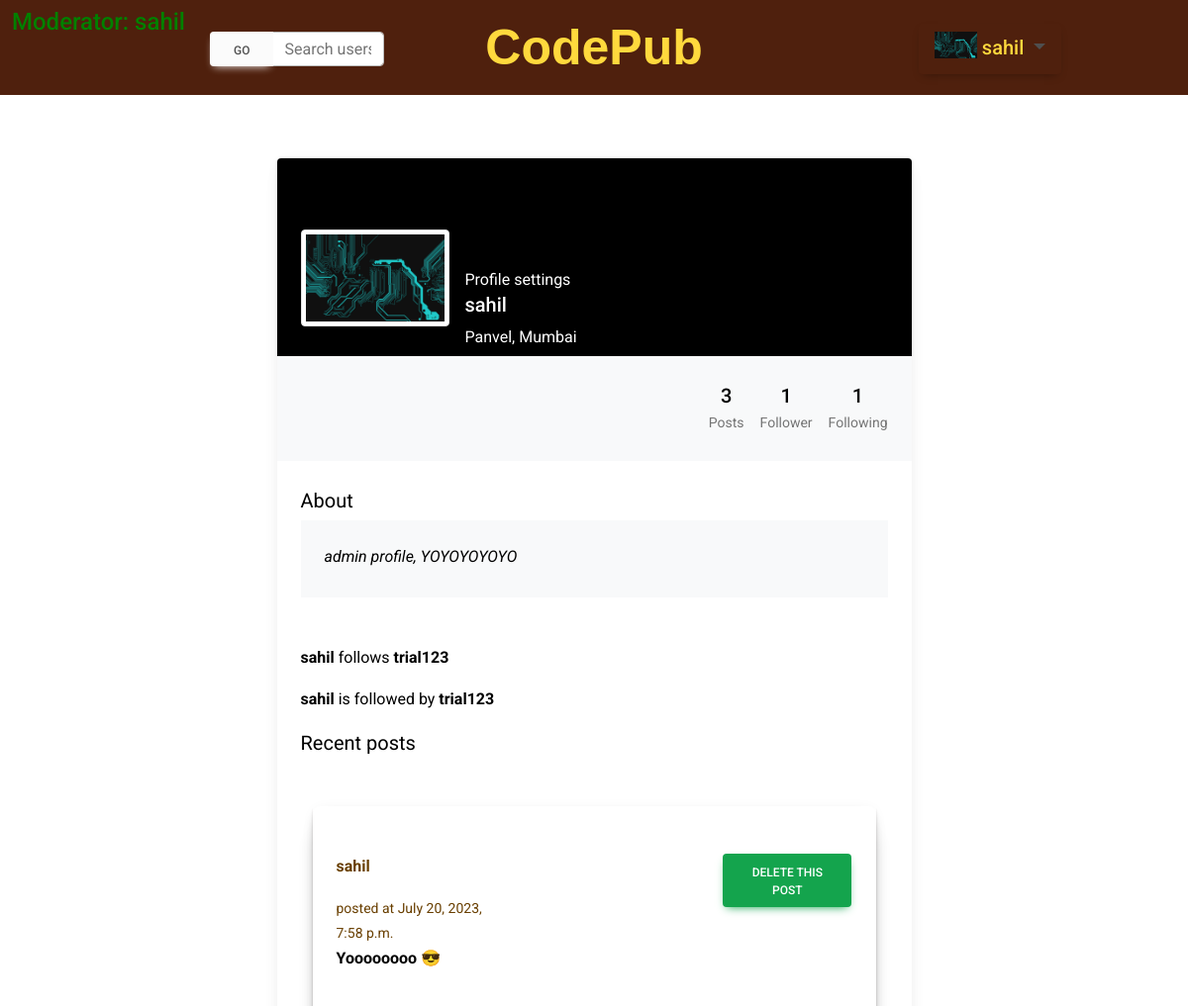
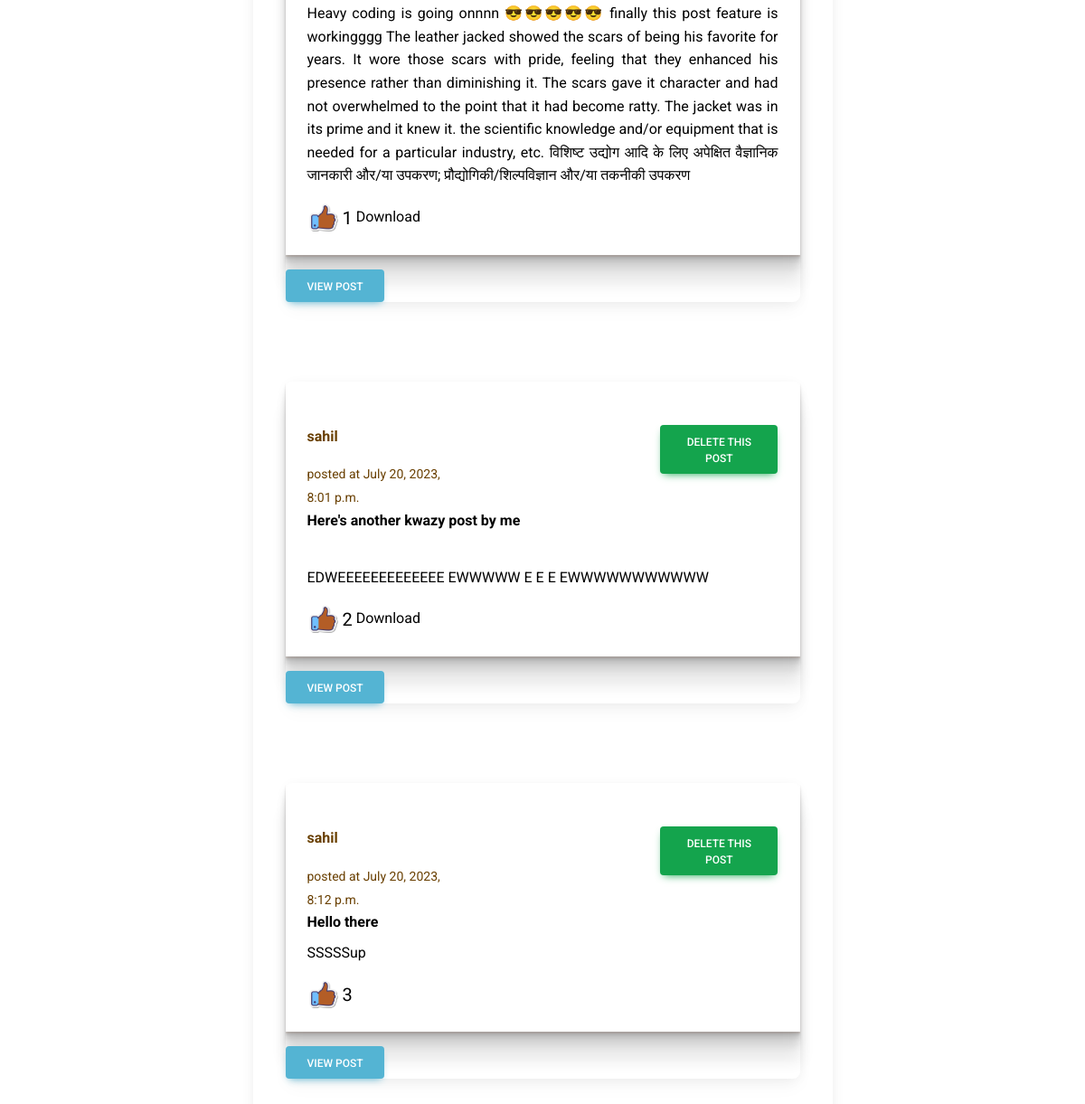
The page /view-profile/sahil (signed in) on the database as committed earlier (2 pictures, top to bottom).
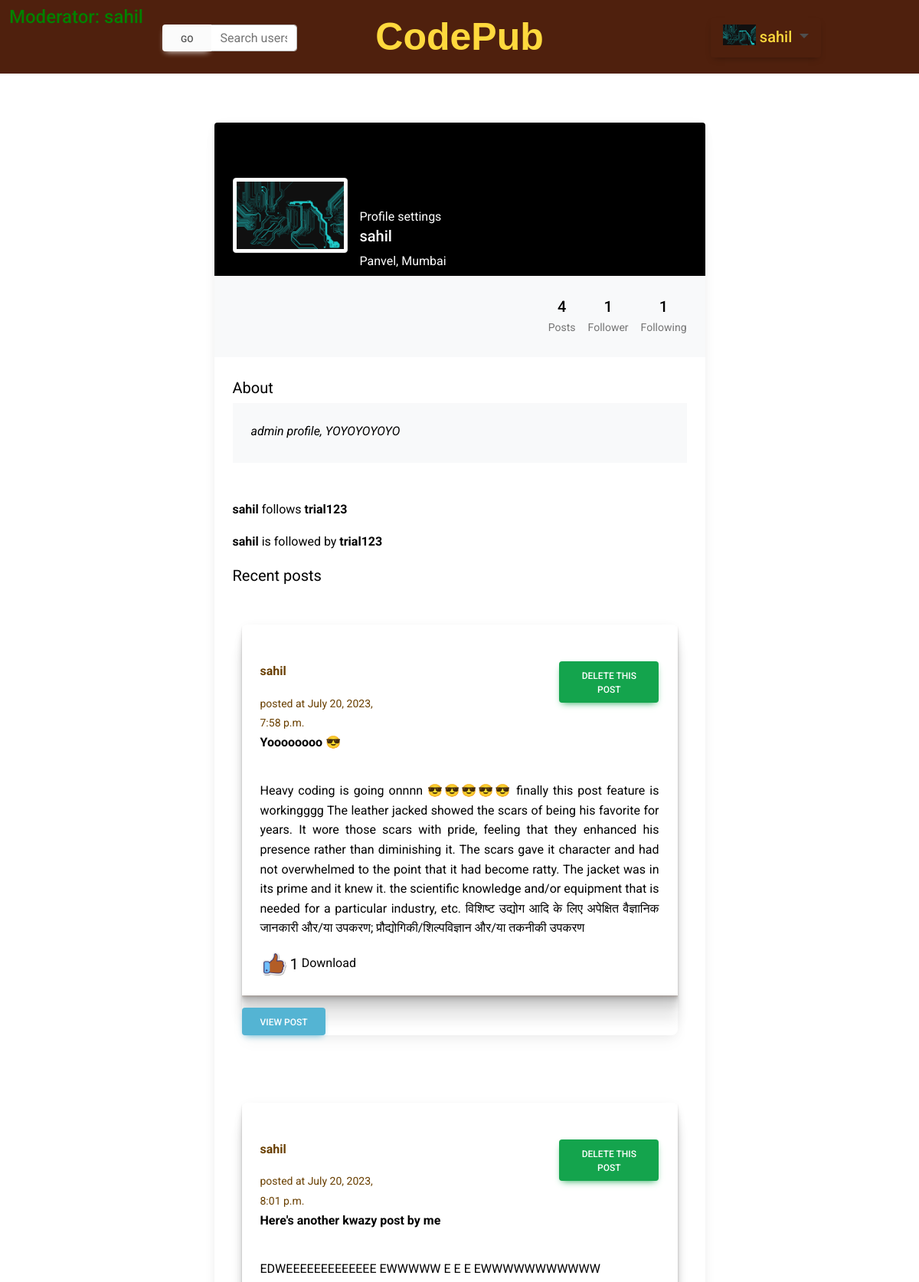
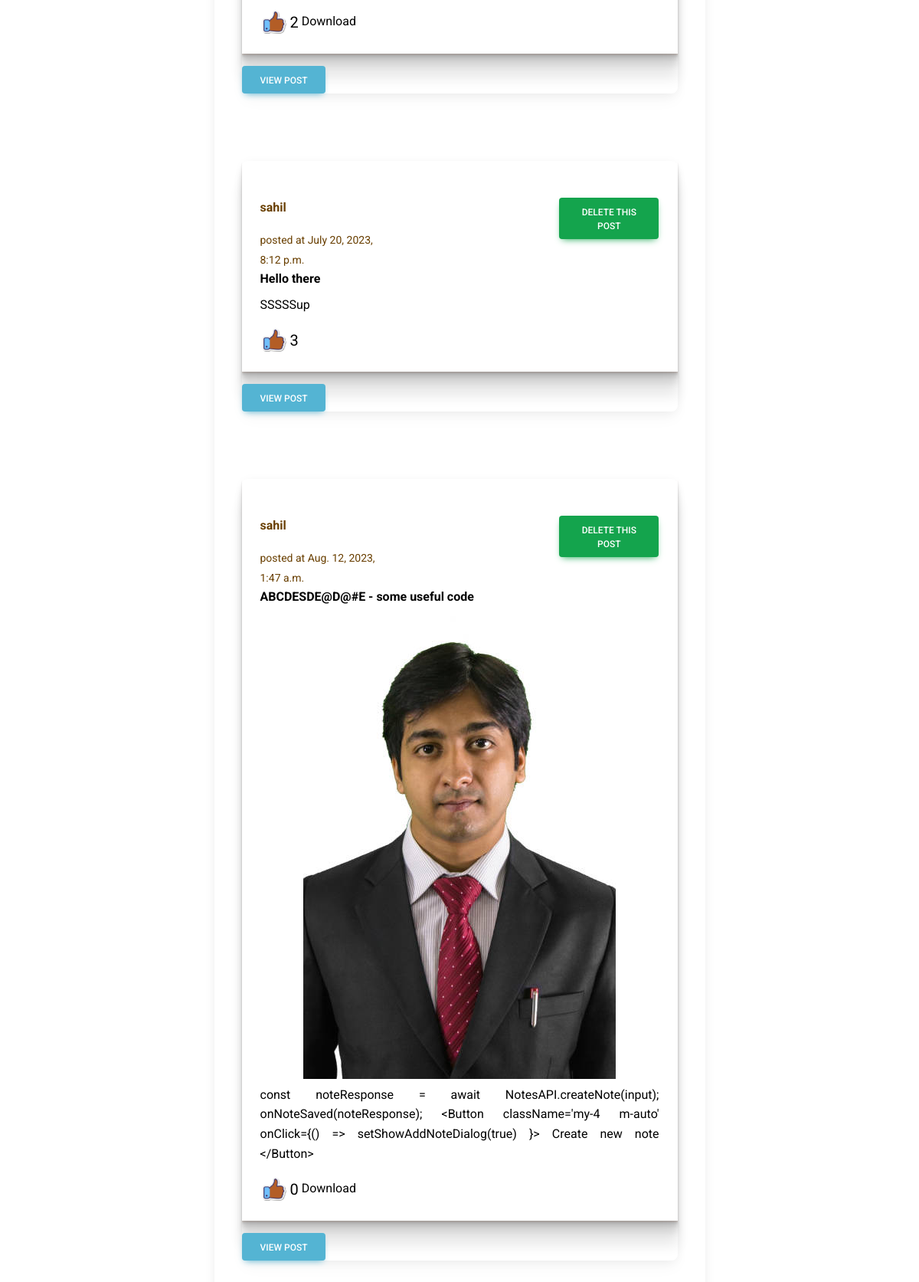
The same page on the database as committed later (2 pictures, top to bottom).
### home/models.py (models this page shows, shortened)
class Profile(models.Model):
    user = models.ForeignKey(User,on_delete=models.CASCADE)
    citizenID = models.IntegerField()
    email = models.EmailField(max_length=100)
    bio = models.TextField(max_length=1000, blank=True)
    profileimg = models.ImageField(upload_to='profile_images',default='Default-avatar.jpg')
    location = models.CharField(max_length=100,blank=True)
    moderator = models.IntegerField(default=0)
    @property
    def is_moderator(self):
        return self.moderator == 1

### codepub/models.py (models this page shows, shortened)
class FollowAccount(models.Model):
    follower = models.CharField(max_length=100)
    user = models.CharField(max_length=100)

class Post(models.Model):
    id = models.UUIDField(primary_key=True, default=uuid.uuid4)
    title = models.CharField(max_length=200)
    user =  models.CharField(max_length=100)
    image = models.ImageField(upload_to='post_images')
    caption = models.TextField(max_length=15000)
    created_at = models.DateTimeField(default=datetime.now)
    likes = models.IntegerField(default=0)
    class Meta:
        ordering = ['created_at']

### codepub/views.py (the view)
# urls.py: path('view-profile/<str:pk>',views.view_profile,name='view-profile'),
@login_required(login_url='login')
def view_profile(request,pk):
    viewed_user_object = User.objects.get(username=pk)
    viewed_user_profile = Profile.objects.get(user=viewed_user_object)
    viewed_user_posts = Post.objects.filter(user=pk)
    viewed_user_posts_length = len(viewed_user_posts)
    follower = request.user.username
    user = pk
    if FollowAccount.objects.filter(follower=follower, user = user).first():
        follow_text = "Unfollow"
    else:
        follow_text = "Follow"
    viewed_user_followers = FollowAccount.objects.filter(user=pk).all()
    no_of_followers = len(viewed_user_followers)
    viewed_users_following = FollowAccount.objects.filter(follower=pk).all()
    no_of_persons_followed = len(viewed_users_following)
    context = {
        'viewed_user_object':viewed_user_object,
        'viewed_user_profile':viewed_user_profile,
        'viewed_user_posts':viewed_user_posts,
        'viewed_user_posts_length':viewed_user_posts_length,
        'follow_text':follow_text,
        'viewed_user_followers':viewed_user_followers,
        'no_of_followers':no_of_followers,
        'viewed_users_following':viewed_users_following,
        'no_of_persons_followed':no_of_persons_followed
    }
    return render(request,'codepub/view-profile.html',context)

### home/context_processors.py (called while the page is built)
def profile_details(request):
    if request.user.is_authenticated:
        try:
            user_profile = Profile.objects.get(user=request.user)
            return {'user_profile':user_profile}
        except:
            pass
    return {}

### templates/codepub/view-profile.html (shortened to what this page needs)
{% extends 'codepubbase.html' %}
{% load static %}
{% block content %}
<!DOCTYPE html>
<html lang="en">
<head>
    <link
    href="https://cdnjs.cloudflare.com/ajax/libs/font-awesome/6.0.0/css/all.min.css"
    rel="stylesheet"
    />
    <link
    href="https://cdnjs.cloudflare.com/ajax/libs/mdb-ui-kit/6.4.0/mdb.min.css"
    rel="stylesheet"
    />
</head>
<body>
    <section class="h-100 gradient-custom-2">
        <div class="container py-5 h-100">
          <div class="row d-flex justify-content-center align-items-center h-100">
            <div class="col col-lg-9 col-xl-7">
              <div class="card">
                <div class="rounded-top text-white d-flex flex-row" style="background-color: #000; height:200px;">
                  <div class="ms-4 mt-5 d-flex flex-column" style="width: 150px;">
                    <img src="{{viewed_user_profile.profileimg.url}}"
                      alt="Generic placeholder image" class="img-fluid img-thumbnail mt-4 mb-2"
                      style="width: 150px; z-index: 1">
                  </div>
                  <div class="ms-3" style="margin-top: 110px;">
                    {% if viewed_user_object.username == user.username %}
                      <a href="{% url 'profile' %}">
                        Profile settings
                      </a>
                    {% else %}
                    <a href="/follow/{{viewed_user_object.username}}">
                      {{follow_text}}
                    </a>
                    {% endif %}
                    <h5>{{viewed_user_profile.user.username}}</h5>
                    <p>{{viewed_user_profile.location}}</p>
                  </div>
                </div>
                <div class="p-4 text-black" style="background-color: #f8f9fa;">
                  <div class="d-flex justify-content-end text-center py-1">
                    <div>
                      {% if viewed_user_posts_length > 1 %}
                        <p class="mb-1 h5">{{viewed_user_posts_length}}</p>
                        <p class="small text-muted mb-0">Posts</p>
                      {% elif viewed_user_posts_length == 1 %}
                        <p class="mb-1 h5">{{viewed_user_posts_length}}</p>
                        <p class="small text-muted mb-0">Post</p>
                      {% else %}
                      <p class="mb-1 h5">No posts</p>
                      {% endif %}
                    </div>
                    <div class="px-3">
                      <p class="mb-1 h5">{{no_of_followers}}</p>
                      <p class="small text-muted mb-0">
                        {% if no_of_followers != 1 %}
                          Followers
                        {% else %}
                          Follower
                        {% endif %}
                      </p>
                    </div>
                    <div>
                      <p class="mb-1 h5">{{no_of_persons_followed}}</p>
                      <p class="small text-muted mb-0">Following</p>
                    </div>
                  </div>
                </div>
                <div class="card-body p-4 text-black">
                  <div class="mb-5">
                    <p class="lead fw-normal mb-1">About</p>
                    <div class="p-4" style="background-color: #f8f9fa;">
                      <p class="font-italic mb-1">{{viewed_user_profile.bio}}</p>
                    </div>
                  </div>
                  {% if no_of_persons_followed > 0 %}
                  <p><strong>{{viewed_user_profile.user.username}}</strong> follows
                    {% for person in viewed_users_following %}
                      <span><strong>{{person.user}} </strong></span>
                    {% endfor %}
                  </p>
                  {% else %}
                    <p><strong>{{viewed_user_profile.user.username}}</strong> does not follow anyone yet
                    </p>
                  {% endif %}
                  {% if no_of_followers > 0 %}
                  <p><strong>{{viewed_user_profile.user.username}}</strong> is followed by
                    {% for person in viewed_user_followers %}
                      <strong><span>{{person.follower}} </span></strong>
                    {% endfor %}
                  </p>
                  {% else %}
                    <p><strong>{{viewed_user_profile.user.username}}</strong> has no followers as of now
                    </p>
                  {% endif %}
                  <div class="d-flex justify-content-between align-items-center mb-4">
                    <p class="lead fw-normal mb-0">Recent posts</p>
                  </div>
                  <div class="row g-2">
                    {% for post in viewed_user_posts %}
                    <div class="col-md-12 mb-2">
                      {% include 'codepub/postView.html' %}
                    </div>
                    {% endfor %}
                  </div>
                </div>
              </div>
            </div>
          </div>
        </div>
      </section>
</body>
</html>
{% endblock content %}

### templates/codepubbase.html (shortened to what this page needs)
<!doctype html>
{% load static %}
<html lang="en">
<head>
  <link rel="stylesheet" href="https://cdn.jsdelivr.net/npm/bootstrap@4.3.1/dist/css/bootstrap.min.css"
>
  <link rel="stylesheet" href="{% static 'css/cp.css' %}">
</head>
<body>
  <div class="container-fluid" style="width: 100%;">
    <div class="row pt-2 pb-2" style="background-color: #4F200D;">
      <div class="col-md-2">
        {% if user_profile.is_moderator %}
          <h4 style="color: green;"> Moderator: {{user_profile.user}} </h4>
        {% endif %}
      </div>
      <div class="col-md-2 mt-4">
        <form action="{% url 'search' %}" method="post">
          <div class="input-group mb-3">
            <div class="input-group-prepend">
              <button class="btn btn-light" type="submit">
                Go
              </button>
            </div>
            <input type="text" class="form-control" name="search-input" placeholder="Search users" aria-label=""
              aria-describedby="basic-addon1">
          </div>
        </form>
      </div>
      <div class="col-md-4 text-center">
        <a href="{% url 'codepubHome' %}" style="text-decoration: none"><strong class="cp-title">CodePub</strong></a>
      </div>
      <div class="col-md-4 text-center">
        {% if user.is_authenticated %}
        <div class="btn-group btn-group-lg mt-3">
          <a href="{% url 'profile' %}" type="button" class="btn dropdown-toggle btn-lg" data-toggle="dropdown"
            aria-haspopup="true" aria-expanded="false" style="color: white;">
            <img src="{{user_profile.profileimg.url}}" class="profile-img pb-2" alt="profile-pic">
            <span style="color: #FFD93D; text-transform: none;">{{user_profile.user}}</span>
          </a>
        </div>
        {% endif %}
      </div>
    </div>
  </div>
  {% block content %}
  {% endblock content %}
</body>
</html>

### templates/codepub/postView.html (shortened to what this page needs)
{% load static %}
{% load humanize %}
<div class="container-fluid mt-4 mb-5">
    <div class="row">
        <div class="col">
            <div class="card">
                <div class="card-body post-shadow">
                    <p class="card-text">
                    <div class="container-fluid">
                        <div class="row">
                            <div class="col-4 mt-2 px-0" style="color: rgb(105, 63, 0);">
                                <a href="#" style="color: rgb(105, 63, 0);">
                                    <strong>
                                        <a href="/view-profile/{{post.user}}">
                                            <p>{{post.user}}</p>
                                        </a></strong> <small>posted at {{post.created_at}}</small>
                                </a>
                            </div>
                            <div class="offset-5 col-3 mt-2 px-0">
                                {% if user_profile.is_moderator or request.user.username == post.user %}
                                    <a href="/delete-post/{{post.id}}">
                                        <button class="btn btn-success">
                                            Delete this post
                                        </button>
                                    </a>
                                {% endif %}
                            </div>
                        </div>
                    </div>
                    <div class="row mb-1">
                        <div class="col-auto">
                            <strong id="preview-title" style="color: black;">{{ post.title }}
                            </strong>
                        </div>
                    </div>
                    {% if post.image %}
                    <div class="row mb-2">
                        <div class="col text-center">
                            <a href="{{post.image.url}}">
                                <img src="{{post.image.url}}" id="preview-image" alt="" class="img-responsive"
                                    style="max-width: 80%;">
                            </a>
                        </div>
                    </div>
                    {% endif %}
                    <div class="row mt-2">
                        <div class="col" style="text-align: justify; color: black;">
                            <span id="preview-caption">{{post.caption}}</span>
                        </div>
                    </div>
                    </p>
                    <a href="{% url 'like-post' %}?post_id={{post.id}}">
                        <img src="{% static 'images/like.png' %}" class="profile-img" alt="">
                        <span style="color: black; font-size: 20px;" class="align-middle">{{post.likes}}</span>
                    </a>
                    {% if post.image %}
                    <a href="{{post.image.url}}" download>Download</a>
                    {% endif %}
                </div>
                {% if request.user.is_authenticated %}
                <form action="{% url 'postComment' %}" method="GET">
                    <button type="submit" class="btn btn-info mt-3 text-center">
                        View post
                    </button>
                </form>
                {% else %}
                <h3>Please log in if you wish to add comments</h3>
                {% endif %}
            </div>
        </div>
    </div>
</div>

### static/css/cp.css (style rules this page uses)
html, body { width: 100%; }
body { background-color: #F6F1E9; }
a { text-decoration: none !important; color: inherit !important; }
.cp-title { color: #FFD93D; font-family: Impact, Haettenschweiler, 'Arial Narrow Bold', sans-serif; font-size: 50px; }
.profile-img { height: 35px; align-items: center; }
.post-shadow { box-shadow: rgba(97, 39, 0, 0.09) 0px 2px 1px, rgba(0, 0, 0, 0.09) 0px 4px 2px, rgba(0, 0, 0, 0.09) 0px 8px 4px, rgba(0, 0, 0, 0.09) 0px 16px 8px, rgba(0, 0, 0, 0.09) 0px 32px 16px; }

Rows that differ between the two databases and show on the page:
added Post: user "sahil", created_at "Aug. 12, 2023, 1:47 a.m.", title "ABCDESDE@D@#E - some useful code", image (picture), caption "const noteResponse = await NotesAPI.createNote(input); onNoteSaved(noteResponse); <Button className='my-4 m-auto' onClick={() => setShowAddNoteDialog(true) }> Create new note </Button>", likes "0"
Other text that changed with them:
{{ viewed_user_posts_length }}: "3" → "4"
